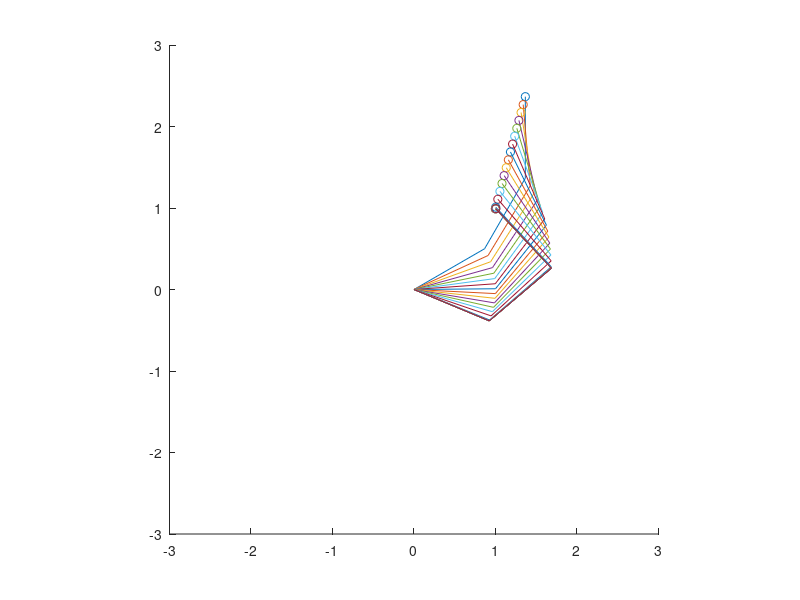

MATLAB code for this plot:
%% Ben Goldberg - Inverse Kinematics of a Robot Arm



clc

clear all

close all



%Initial conditions:

Theta1=pi/6;
Theta2=pi/6;
Theta3 = pi/6;
L1=1;
L2=1;
L3=1;
W=[1 0 0; 0 1 0; 0 0 1]; %weighting matrix (identity all joints penalized equally
xee = [1;1]; %Desired end effector location    
dt =.01; %time step
counter = 0;



for i = 0:dt:2 %End time should be adjusted for the desired accuracy



%Jacobian (2x3) Partial xee with respect to Theta1,2,3

J= [-L1*sin(Theta1)-L2*sin(Theta1+Theta2)-L3*sin(Theta1+Theta2+Theta3),...
-L2*sin(Theta1+Theta2)-L3*sin(Theta1+Theta2+Theta3),...
-L3*sin(Theta1+Theta2+Theta3);...
L1*cos(Theta1)+L2*cos(Theta1+Theta2)+L3*cos(Theta1+Theta2+Theta3),...
L2*cos(Theta1+Theta2)+L3*cos(Theta1+Theta2+Theta3),...
L3*cos(Theta1+Theta2+Theta3)];

     

%Pseudoinverse given the Jacobian and Weighting matrix

Jpseudo = inv(W)*J'*inv(J*inv(W)*J');


%End - effector location

xo = [L1*cos(Theta1)+L2*cos(Theta1+Theta2)+L3*cos(Theta1+Theta2+Theta3);...
L2*sin(Theta1)+L2*sin(Theta1+Theta2)+L3*sin(Theta1+Theta2+Theta3)];



%Calculate the location of the middle two joints

pointl1 = [L1*cos(Theta1) ; L1*sin(Theta1)];
pointl2 = pointl1 + [L2*cos(Theta1+Theta2);L2*sin(Theta1+Theta2)];



%Plot

if (mod(counter,10)==0) %plots every 10 iterations
axis([-3 3 -3 3])
axis square
line([0,pointl1(1)],[0,pointl1(2,1)])
hold on
line([pointl1(1),pointl2(1)],[pointl1(2,1),pointl2(2,1)])
line([pointl2(1),xo(1)],[pointl2(2,1),xo(2,1)])
plot(xo(1),xo(2),'o')
pause(.1)

end



dist = (sqrt((xo(1)-xee(1))^2+(xo(2)-xee(2))^2)); %Distance between

%current EE location and Final EE location is used to normalize the error 
%value (x dot)



%Angular velocity of each angle:

thetadot = Jpseudo*((xee-xo)/dist);

theta1 = thetadot(1);

theta2 = thetadot(2,1);

theta3 = thetadot(3,1);



%Updtate each angle based on calculated angular velocity

Theta1 = Theta1 + dt*theta1;

Theta2 = Theta2 + dt*theta2;

Theta3 = Theta3 + dt*theta3;


counter = counter +1;

end



